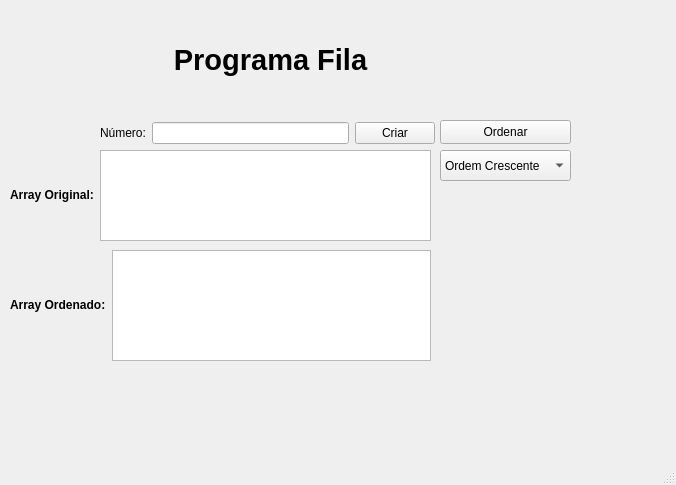
<?xml version="1.0" encoding="UTF-8"?>
<ui version="4.0">
 <class>MainWindow</class>
 <widget class="QMainWindow" name="MainWindow">
  <property name="geometry">
   <rect>
    <x>0</x>
    <y>0</y>
    <width>676</width>
    <height>485</height>
   </rect>
  </property>
  <property name="windowTitle">
   <string>MainWindow</string>
  </property>
  <widget class="QWidget" name="centralwidget">
   <widget class="QLabel" name="label_2">
    <property name="geometry">
     <rect>
      <x>110</x>
      <y>20</y>
      <width>321</width>
      <height>81</height>
     </rect>
    </property>
    <property name="text">
     <string>&lt;html&gt;&lt;head/&gt;&lt;body&gt;&lt;p align=&quot;center&quot;&gt;&lt;span style=&quot; font-size:22pt; font-weight:700;&quot;&gt;Programa Fila&lt;/span&gt;&lt;/p&gt;&lt;/body&gt;&lt;/html&gt;</string>
    </property>
   </widget>
   <widget class="QWidget" name="layoutWidget">
    <property name="geometry">
     <rect>
      <x>100</x>
      <y>120</y>
      <width>335</width>
      <height>26</height>
     </rect>
    </property>
    <layout class="QHBoxLayout" name="horizontalLayout">
     <item>
      <widget class="QLabel" name="label">
       <property name="text">
        <string>Número:</string>
       </property>
      </widget>
     </item>
     <item>
      <widget class="QLineEdit" name="lineEditQuantidadeElementos"/>
     </item>
     <item>
      <widget class="QPushButton" name="pushButtonCriar">
       <property name="text">
        <string>Criar</string>
       </property>
      </widget>
     </item>
    </layout>
   </widget>
   <widget class="QComboBox" name="comboBox">
    <property name="geometry">
     <rect>
      <x>440</x>
      <y>150</y>
      <width>131</width>
      <height>31</height>
     </rect>
    </property>
    <item>
     <property name="text">
      <string>Ordem Crescente</string>
     </property>
    </item>
    <item>
     <property name="text">
      <string>Ordem Decrescente</string>
     </property>
    </item>
   </widget>
   <widget class="QPushButton" name="pushButtonOrdenar">
    <property name="geometry">
     <rect>
      <x>440</x>
      <y>120</y>
      <width>131</width>
      <height>24</height>
     </rect>
    </property>
    <property name="text">
     <string>Ordenar</string>
    </property>
   </widget>
   <widget class="QWidget" name="layoutWidget">
    <property name="geometry">
     <rect>
      <x>10</x>
      <y>150</y>
      <width>421</width>
      <height>91</height>
     </rect>
    </property>
    <layout class="QHBoxLayout" name="horizontalLayout_2">
     <item>
      <widget class="QLabel" name="label_3">
       <property name="text">
        <string>&lt;html&gt;&lt;head/&gt;&lt;body&gt;&lt;p&gt;&lt;span style=&quot; font-weight:700;&quot;&gt;Array Original:&lt;/span&gt;&lt;/p&gt;&lt;/body&gt;&lt;/html&gt;</string>
       </property>
      </widget>
     </item>
     <item>
      <widget class="QTextEdit" name="textEditVetorOriginal">
       <property name="readOnly">
        <bool>true</bool>
       </property>
      </widget>
     </item>
    </layout>
   </widget>
   <widget class="QWidget" name="layoutWidget">
    <property name="geometry">
     <rect>
      <x>10</x>
      <y>250</y>
      <width>421</width>
      <height>111</height>
     </rect>
    </property>
    <layout class="QHBoxLayout" name="horizontalLayout_3">
     <item>
      <widget class="QLabel" name="label_4">
       <property name="text">
        <string>&lt;html&gt;&lt;head/&gt;&lt;body&gt;&lt;p&gt;&lt;span style=&quot; font-weight:700;&quot;&gt;Array Ordenado:&lt;/span&gt;&lt;/p&gt;&lt;/body&gt;&lt;/html&gt;</string>
       </property>
      </widget>
     </item>
     <item>
      <widget class="QTextEdit" name="textEditVetorOrdenado"/>
     </item>
    </layout>
   </widget>
  </widget>
  <widget class="QMenuBar" name="menubar">
   <property name="geometry">
    <rect>
     <x>0</x>
     <y>0</y>
     <width>676</width>
     <height>20</height>
    </rect>
   </property>
  </widget>
  <widget class="QStatusBar" name="statusbar"/>
 </widget>
 <resources/>
 <connections/>
</ui>
